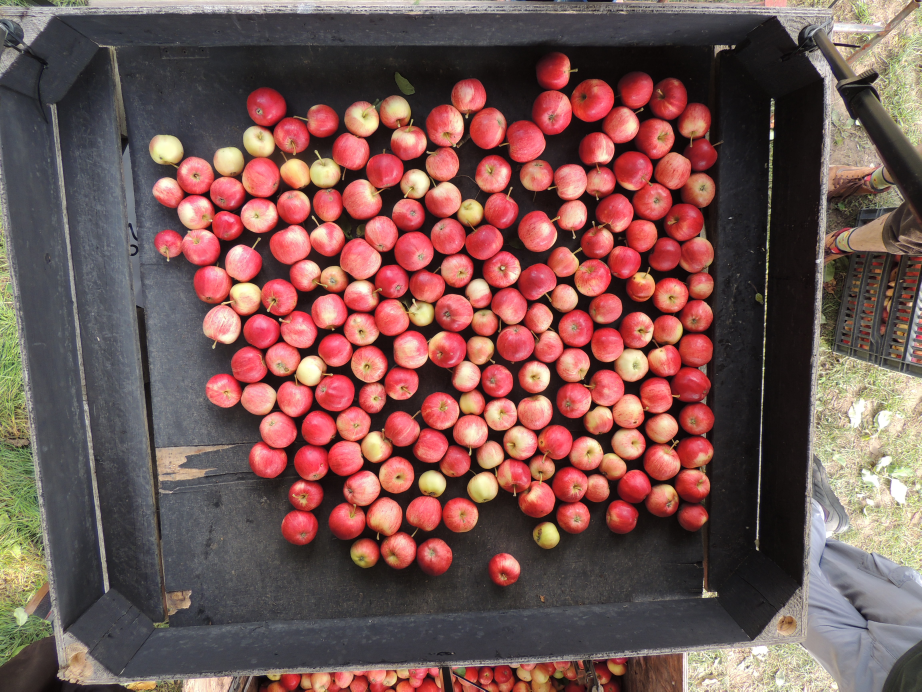
#> input picture DATA/raw_2025/DSCN0002.JPG, 4608 x 3456 px (shown at 1/5 size)
$ python -i apple_counter_v2.py   (imports and definitions only)
#> lines starting #> are read from the running program, lines starting #| are printed output that depends on the picture; after the words box and inside, x2 and y2 are one past the last pixel; in counts of white or black regions, pixels touching at a corner belong together
"""
Apple bin image analysis  (v2)
==============================

For each top-down photograph of the black-painted trial bin:

1. Find the bin's outer rim automatically (or read corners you clicked by hand
   from bin_corners.csv), allowing for changes in position, rotation and slight
   perspective (keystone) between photos.
2. Rectify ("warp") the bin to a true top-down view with a fixed scale
   (RECT_PX_PER_MM), using the known outer rim size (BIN_W_MM x BIN_H_MM).
   Scale is therefore calibrated per image rather than hard-coded.
3. Keep only the bin interior (outer rim minus ROI_MARGIN_MM), so poles,
   grass, cable ties and the neighbouring bin are excluded by construction.
4. Segment fruit by colour (CIELAB chroma, lightness and hue; the painted
   floor is dark and nearly neutral). Touching apples are separated using the
   dark creases between them (black-top-hat) + seeded watershed, then
   fragments are merged and merged pairs re-split using size/shape rules.
   Non-apple objects (leaves, cable ties, pole reflections, floor glare) are
   rejected by size, shape, fill and colour.
5. Per apple: diameters in mm (area-equivalent, ellipse major/minor),
   CIELAB colour, hue angle, and the fraction of skin that is red ("blush").
6. Write a per-apple CSV, a per-image summary CSV (with QC flags), and QC
   overlay images.

IMPORTANT - calibration plane
-----------------------------
The scale comes from the rim, but apples sit on the floor, below the rim and
therefore further from the camera, so they look smaller than they would at rim
height. PLANE_CORRECTION corrects for this. It must be measured once for the
rig (see README / notes): photograph objects of known diameter (e.g. apples
measured with callipers) in the bin and set
    PLANE_CORRECTION = mean(true diameter) / mean(diameter_*_mm_uncorrected)
This factor also absorbs any small systematic bias in where the segmented
outline sits relative to the true fruit edge. Until it is measured, absolute
diameters are biased (probably low) by an unknown few per cent; relative
comparisons between trees remain valid while the rig is unchanged.

Requirements: numpy, pandas, opencv-python, scipy, scikit-image
Usage:  python SRC/apple_counter_v2.py [--raw DIR] [--out DIR] [--corners CSV]
"""

from __future__ import annotations

import argparse
import re
import csv
from pathlib import Path

import cv2
import numpy as np
import pandas as pd
from scipy import ndimage as ndi
from skimage.feature import peak_local_max
from skimage.segmentation import watershed

# =============================== USER SETTINGS =============================== #

PROJECT_ROOT = Path(__file__).resolve().parents[1]
RAW_DIR = PROJECT_ROOT / "DATA" / "raw_2025"
OUT_DIR = PROJECT_ROOT / "DATA" / "processed_2025"
# Manual corners (click_bin_corners.py): DATA/bin_corners_<raw folder>.csv by
# default, named per folder because camera file numbers repeat between seasons.
# Optional reference-code pairs from pair_reference_sheets.py: by default
# DATA/image_pairs_<raw folder>.csv (named per folder because camera file
# numbers repeat between seasons).


# Optional harvest record (crate weights per tree), used with the pairs file to
# assign every crate to a photo and compute mean fruit mass. Expected columns:
# a tree column, optionally a plot column, and one weight column per crate
# whose name contains the crate letter, e.g. "Fruit_Weight_A_(kg)".
HARVEST_FILE = None          # e.g. PROJECT_ROOT / "DATA" / "2026.09.05_plumford_harvest_assessment.xlsx"
HARVEST_SHEET = 0            # sheet name or index
HARVEST_TREE_COL = "Tree"
HARVEST_PLOT_COL = "Plot"    # set to None if there is no plot column
HARVEST_WEIGHT_COL_REGEX = r"Weight_([A-Z])"   # captures the crate letter
# Flag photos/trees whose mean fruit mass differs from the batch median by more
# than this factor (e.g. a crate assumed to be in a photo that is really elsewhere)
MASS_RATIO_LIMIT = 1.5


def default_corners_csv(raw_dir: Path) -> Path:
    return PROJECT_ROOT / "DATA" / f"bin_corners_{Path(raw_dir).name}.csv"


def default_pairs_csv(raw_dir: Path) -> Path:
    return PROJECT_ROOT / "DATA" / f"image_pairs_{Path(raw_dir).name}.csv"

# Bin outer rim dimensions (mm). Width = the long side (left-right in photos).
BIN_W_MM = 1220.0
BIN_H_MM = 1020.0

# Resolution of the rectified (top-down) image used for all measurements.
RECT_PX_PER_MM = 2.0

# Ignore this many mm inside the outer rim (rim top + poles lying on it).
ROI_MARGIN_MM = 40.0

# Scale correction from the rim plane to the apple-equator plane (see above).
PLANE_CORRECTION = 1.00

# Fruit colour segmentation (CIELAB, L 0-100, a/b approx -128..127).
FRUIT_MIN_CHROMA = 16.0     # painted floor is near-neutral (chroma < ~15)
FRUIT_BRIGHT_L = 68.0       # pale cheeks/highlights: low chroma but brighter than the floor
FRUIT_BRIGHT_MIN_B = 8.0    # ...and yellowish (sunlit floor glare is bluish/neutral)
FRUIT_MIN_L = 20.0
FRUIT_DARK_L = 50.0           # below this L*, ...
FRUIT_DARK_CHROMA_SLOPE = 0.8  # ...required chroma rises by this per L* unit
FRUIT_HUE_MAX_DEG = 135.0     # fruit hue angle window (green skin reaches ~125 deg)
FRUIT_HUE_MIN_WRAP_DEG = 300.0  # ...wrapping round through magenta-red

# Accepted apple size and shape (after PLANE_CORRECTION).
MIN_DIAM_MM = 25.0            # smaller objects rejected
SMALL_FLAG_MM = 40.0          # apples below this are counted but flagged (often partly hidden)
MAX_DIAM_MM = 110.0
MIN_SOLIDITY = 0.86
MIN_FILL_FRACTION = 0.75      # fruit pixels / filled outline (rejects hollow loops)
STALK_OPEN_MM = 8.0           # opening used to strip stalks/leaf tips before measuring
MIN_AXIS_RATIO = 0.60          # minor/major of fitted ellipse
OVERSIZE_FACTOR = 1.40         # regions > this x median diameter are tested as 2+ apples
KMEANS_SEED = 0                # fixed seed so repeated runs give identical results

# Watershed seeds: minimum spacing between apple centres (mm).
MIN_CENTRE_SPACING_MM = 28.0
MIN_SEED_RADIUS_MM = 10.0      # core distance-transform peak must exceed this
CREASE_WIDTH_MM = 10.0         # structuring element for the dark creases between fruit
CREASE_THRESH_L = 4.0          # L* drop marking a crease (lower = more splitting)

# Red blush: skin pixels with CIELAB hue angle (h_ab) below this are counted as
# blush. 0 deg = red-purple, 90 deg = yellow, 180 deg = bluish-green (McGuire 1992,
# HortScience 27:1254-1255). 49 deg is the blush/non-blush boundary found for
# 'Honeycrisp' by Winzeler & Schupp (2011, HortScience 46:705-709); check it
# against visual scores for your cultivar and camera.
BLUSH_HUE_MAX_DEG = 49.0

IMAGE_SUFFIXES = {".jpg", ".jpeg", ".png", ".tif", ".tiff"}

# ======================= BIN (RIM) DETECTION ================================ #

_WORK = 0.25      # detection runs on a 1/4-size copy
_OFF = 4          # px either side of a candidate edge
_BAND = 14        # px band used for paint/not-paint context
_NS = 140         # samples along each candidate line
_ASPECT_TOL = 0.03
SCALE_OUTLIER_TOL = 0.03   # flag/re-detect bins whose scale differs from the batch median by >3%


def _paint_fraction(sm: np.ndarray) -> np.ndarray:
    lab = cv2.cvtColor(sm, cv2.COLOR_BGR2LAB).astype(np.int16)
    L, a, b = lab[..., 0], lab[..., 1] - 128, lab[..., 2] - 128
    m = ((b <= 3) & (a < 8) & (b > -30) & (L < 150)).astype(np.float32)
    return cv2.blur(m, (_BAND, _BAND))


def _sample(img, x, y):
    h, w = img.shape
    xi = np.clip(np.round(x).astype(np.int32), 0, w - 1)
    yi = np.clip(np.round(y).astype(np.int32), 0, h - 1)
    return img[yi, xi]


def _best_edge(gray, pin, side, lo, hi, tilt, use_context, t0=0.08, t1=0.92, return_all=False):
    """Search all straight lines for one side of the rim.

    A line is given by its position a at t0 and b at t1 along the side.
    Score = mean along the line of (outside brighter than inside), optionally
    weighted by 'inside looks like painted bin, outside does not'.
    """
    H, W = gray.shape
    a = np.arange(lo, hi, dtype=float)
    d = np.arange(-tilt, tilt + 1, dtype=float)
    A = np.repeat(a, len(d))
    B = A + np.tile(d, len(a))
    t = np.linspace(t0, t1, _NS)[None, :]
    pos = A[:, None] + (B - A)[:, None] * (t - t0) / (t1 - t0)
    horiz = side in ("top", "bottom")
    along = np.broadcast_to(t * ((W if horiz else H) - 1), pos.shape)
    sgn = -1.0 if side in ("top", "left") else 1.0

    def S(img, off):
        q = pos + sgn * off
        return _sample(img, along, q) if horiz else _sample(img, q, along)

    s = np.clip(S(gray, _OFF) - S(gray, -_OFF), 0, 80) / 80.0
    if use_context:
        s = s * np.clip(S(pin, -(_OFF + _BAND / 2)) - S(pin, _OFF + _BAND / 2), 0, 1)
    score = s.mean(1)
    if return_all:
        return A, B, score
    k = int(np.argmax(score))
    return A[k], B[k], float(score[k])


def _pts(side, a, b, W, H, t0=0.08, t1=0.92):
    if side in ("top", "bottom"):
        return np.array([t0 * (W - 1), a]), np.array([t1 * (W - 1), b])
    return np.array([a, t0 * (H - 1)]), np.array([b, t1 * (H - 1)])


def _intersect(p1, p2, q1, q2):
    r, s = p2 - p1, q2 - q1
    t = np.linalg.solve(np.array([r, -s]).T, q1 - p1)
    return p1 + t[0] * r


def detect_bin_corners(img_bgr: np.ndarray, expected_px_per_mm: float | None = None):
    """Return (corners[4x2] TL,TR,BR,BL in full-res px, qc_flag, info dict).

    If expected_px_per_mm is given (e.g. the batch median), the rim edges are
    constrained to give a bin of about that size - used to re-detect images
    where shadows or clutter fooled the unconstrained search."""
    sm = cv2.resize(img_bgr, None, fx=_WORK, fy=_WORK, interpolation=cv2.INTER_AREA)
    gray = cv2.GaussianBlur(cv2.cvtColor(sm, cv2.COLOR_BGR2GRAY), (5, 5), 0).astype(np.float32)
    pin = _paint_fraction(sm)
    H, W = gray.shape

    e = {}
    # Top and bottom outer edges are long and rarely occluded.
    if expected_px_per_mm is None:
        e["top"] = _best_edge(gray, pin, "top", 0, int(0.40 * H), int(0.04 * W), False)
        e["bottom"] = _best_edge(gray, pin, "bottom", int(0.60 * H), H, int(0.04 * W), False)
    else:
        # choose the best top/bottom PAIR whose separation matches the expected bin height
        h_exp = expected_px_per_mm * BIN_H_MM * _WORK
        cand = {}
        for side, lo, hi in (("top", 0, int(0.45 * H)), ("bottom", int(0.55 * H), H)):
            A, B, sc = _best_edge(gray, pin, side, lo, hi, int(0.04 * W), False, return_all=True)
            keep = np.argsort(sc)[::-1][:1500]
            cand[side] = (A[keep], B[keep], sc[keep])
        At, Bt, St = cand["top"]
        Ab, Bb, Sb = cand["bottom"]
        sep = 0.5 * ((Ab + Bb)[None, :] - (At + Bt)[:, None])
        tot = np.where(np.abs(sep / h_exp - 1) < 0.04, St[:, None] + Sb[None, :], -1)
        i, j = np.unravel_index(np.argmax(tot), tot.shape)
        if tot[i, j] < 0:
            raise RuntimeError("no rim edge pair matches the expected scale")
        e["top"] = (At[i], Bt[i], float(St[i]))
        e["bottom"] = (Ab[j], Bb[j], float(Sb[j]))
    # Left/right edges are often hidden under the camera-rig poles.
    e["left"] = _best_edge(gray, pin, "left", 0, int(0.40 * W), int(0.05 * H), True)
    e["right"] = _best_edge(gray, pin, "right", int(0.60 * W), W, int(0.05 * H), True)

    h_mid = 0.5 * ((e["bottom"][0] + e["bottom"][1]) - (e["top"][0] + e["top"][1]))
    w_exp = h_mid * BIN_W_MM / BIN_H_MM
    xl = 0.5 * (e["left"][0] + e["left"][1])
    xr = 0.5 * (e["right"][0] + e["right"][1])
    width_err = (xr - xl - w_exp) / w_exp
    qc = "auto_ok"
    if abs(width_err) > _ASPECT_TOL:
        # Keep the better-supported side, place the other at the expected width.
        if e["left"][2] >= e["right"][2]:
            e["right"] = (e["left"][0] + w_exp, e["left"][1] + w_exp, 0.0)
            qc = "auto_right_inferred"
        else:
            e["left"] = (e["right"][0] - w_exp, e["right"][1] - w_exp, 0.0)
            qc = "auto_left_inferred"
    T = _pts("top", e["top"][0], e["top"][1], W, H)
    B = _pts("bottom", e["bottom"][0], e["bottom"][1], W, H)
    L = _pts("left", e["left"][0], e["left"][1], W, H)
    R = _pts("right", e["right"][0], e["right"][1], W, H)
    corners = np.array([_intersect(*T, *L), _intersect(*T, *R),
                        _intersect(*B, *R), _intersect(*B, *L)]) / _WORK
    h0, w0 = img_bgr.shape[:2]
    tol = 0.005 * w0
    if ((corners[:, 0] < -tol) | (corners[:, 0] > w0 + tol) |
            (corners[:, 1] < -tol) | (corners[:, 1] > h0 + tol)).any():
        qc += "+corner_outside_frame"
    info = {f"edge_score_{k}": round(v[2], 3) for k, v in e.items()}
    info["lr_width_error_initial"] = round(float(width_err), 4)
    return corners, qc, info


def _normalise_codes(text) -> list:
    """'20a, 20B' / '20A+20B' / ' 20A;20B ' -> ['20A', '20B']"""
    return [c for c in re.split(r"[;,+/&\s]+", str(text).strip().upper()) if c]


# [71 lines left out: functions load_pairs, load_manual_corners, rectify, image_px_per_mm, not called in this run]


# ============================ APPLE DETECTION =============================== #

def to_lab(bgr):
    lab = cv2.cvtColor(bgr.astype(np.float32) / 255.0, cv2.COLOR_BGR2Lab)
    return lab[..., 0], lab[..., 1], lab[..., 2]


# [345 lines left out: functions roi_mask, fruit_mask, split_apples, _boxes, _pad, _clean_region and 7 more, not called in this run]


def list_images(d: Path):
    return sorted(p for p in d.iterdir() if p.suffix.lower() in IMAGE_SUFFIXES
                  and not p.stem.endswith("_processed"))


# [323 lines left out: functions detect_all_bins, process_image, main, load_harvest, reconcile_harvest, tree_summary, not called in this run]


# [2 lines not run here, left out]

>>> import cv2
>>> picture = cv2.imread('../DATA/raw_2025/DSCN0002.JPG')
#> picture is the input picture: shape (3456, 4608, 3); mean B, G, R 82.3, 86, 119.1
>>> result = detect_bin_corners(picture)
#> in detect_bin_corners, `sm = cv2.resize(img_bgr, None, fx=_WORK, fy=_WORK, interpolation=cv2.I..`:
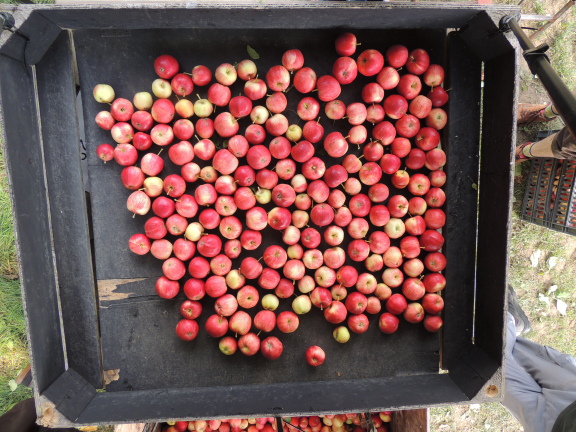
#> sm: shape (864, 1152, 3) (shown at 1/2 size); mean B, G, R 82.3, 86, 119.1
#> in _paint_fraction, `lab = cv2.cvtColor(sm, cv2.COLOR_BGR2LAB).astype(np.int16)`:
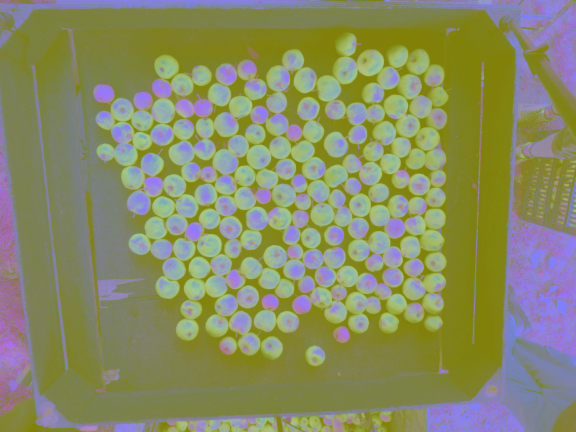
#> lab: shape (864, 1152, 3) int16 (shown at 1/2 size); mean B, G, R 101.1, 140.6, 136.5
#> in _paint_fraction, `L, a, b = lab[..., 0], lab[..., 1] - 128, lab[..., 2] - 128`:
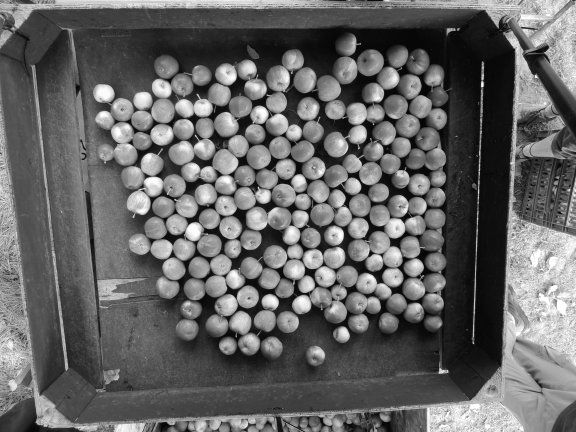
#> L: shape (864, 1152) int16 (shown at 1/2 size); min 3, max 255, mean 101.1
#> in _paint_fraction, `L, a, b = lab[..., 0], lab[..., 1] - 128, lab[..., 2] - 128`:
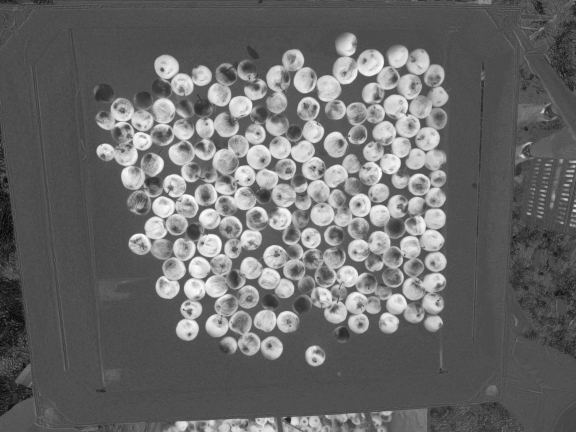
#> a: shape (864, 1152) int16 (shown at 1/2 size); min -31, max 74, mean 12.6; drawn with min black and max white
#> in _paint_fraction, `L, a, b = lab[..., 0], lab[..., 1] - 128, lab[..., 2] - 128`:
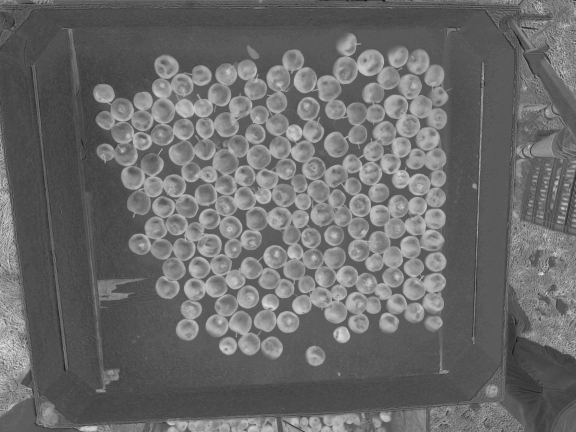
#> b: shape (864, 1152) int16 (shown at 1/2 size); min -36, max 70, mean 8.5; drawn with min black and max white
#> in _paint_fraction, `m = ((b <= 3) & (a < 8) & (b > -30) & (L < 150)).astype(np.float32)`:
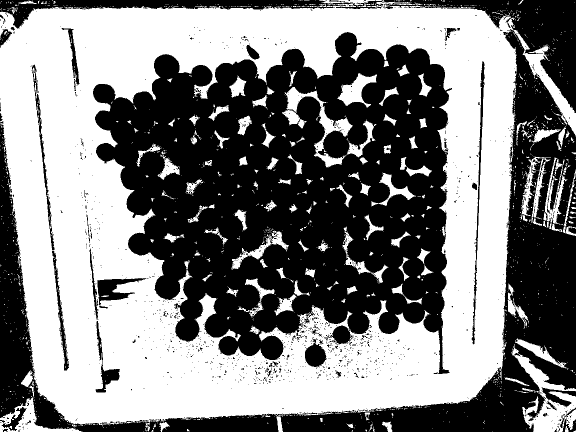
#> m: shape (864, 1152) float32 (shown at 1/2 size); values 0 (black) and 1 (white), 50.8% white; 1462 black regions (1398 under 20 px), largest, box (x1, y1, x2, y2) and area: (186, 64, 904, 748) 302267, (0, 0, 1152, 864) 154732, (0, 0, 767, 57) 12054
#> in _paint_fraction, `return cv2.blur(m, (_BAND, _BAND))`:
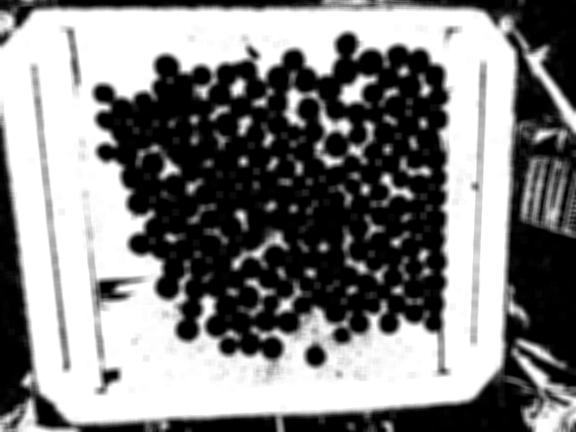
#> returned value: shape (864, 1152) float32 (shown at 1/2 size); min 0, max 1, mean 0.508
#> in _best_edge, `k = int(np.argmax(score))`: k = 1441
#> in detect_bin_corners, `h_mid = 0.5 * ((e["bottom"][0] + e["bottom"][1]) - (e["top"][0] + e["t..`: h_mid = 809.5
#> in detect_bin_corners, `w_exp = h_mid * BIN_W_MM / BIN_H_MM`: w_exp = 968.2
#> in detect_bin_corners, `xl = 0.5 * (e["left"][0] + e["left"][1])`: xl = 22.5
#> in detect_bin_corners, `xr = 0.5 * (e["right"][0] + e["right"][1])`: xr = 1016
#> in detect_bin_corners, `width_err = (xr - xl - w_exp) / w_exp`: width_err = 0.0261
#> in detect_bin_corners, `T = _pts("top", e["top"][0], e["top"][1], W, H)`: T = ([92.08, 15], [1058.9, 15])
#> in detect_bin_corners, `B = _pts("bottom", e["bottom"][0], e["bottom"][1], W, H)`: B = ([92.08, 847], [1058.9, 802])
#> in detect_bin_corners, `L = _pts("left", e["left"][0], e["left"][1], W, H)`: L = ([1, 69.04], [44, 794])
#> in detect_bin_corners, `R = _pts("right", e["right"][0], e["right"][1], W, H)`: R = ([1033, 69.04], [999, 794])
#> in _intersect, `r, s = p2 - p1, q2 - q1`: r = [966.8, 0]; s = [43, 724.9]
#> in _intersect, `t = np.linalg.solve(np.array([r, -s]).T, q1 - p1)`: t = [-0.0975, -0.0745]
#> in detect_bin_corners, `corners = np.array([_intersect(*T, *L), _intersect(*T, *R), _intersect..`: corners = [[-8.82, 60], [4142.1, 60], [3994, 3219.3], [189.1, 3396.3]]
#> in detect_bin_corners, `info = {f"edge_score_{k}": round(v[2], 3) for k, v in e.items()}`: info = {'edge_score_top': 0.834, 'edge_score_bottom': 0.741, 'edge_score_left': 0.173, 'edge_score_right': 0.801}
